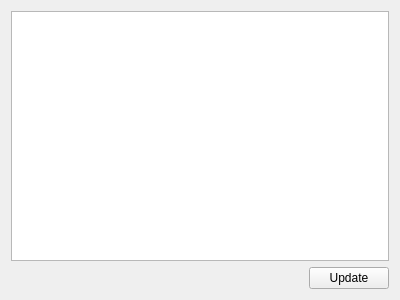
<?xml version="1.0" encoding="UTF-8"?>
<ui version="4.0">
 <class>Form</class>
 <widget class="QWidget" name="Form">
  <property name="geometry">
   <rect>
    <x>0</x>
    <y>0</y>
    <width>400</width>
    <height>300</height>
   </rect>
  </property>
  <property name="windowTitle">
   <string>Form</string>
  </property>
  <layout class="QVBoxLayout" name="verticalLayout">
   <item>
    <widget class="QTableView" name="tableView"/>
   </item>
   <item>
    <layout class="QHBoxLayout" name="horizontalLayout">
     <item>
      <spacer name="horizontalSpacer">
       <property name="orientation">
        <enum>Qt::Horizontal</enum>
       </property>
       <property name="sizeHint" stdset="0">
        <size>
         <width>40</width>
         <height>20</height>
        </size>
       </property>
      </spacer>
     </item>
     <item>
      <widget class="QPushButton" name="pushButton">
       <property name="text">
        <string>Update</string>
       </property>
      </widget>
     </item>
    </layout>
   </item>
  </layout>
 </widget>
 <resources/>
 <connections/>
</ui>
